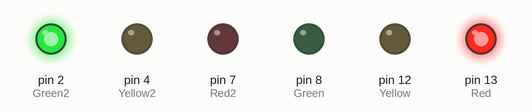
This sketch was run on a simulated Arduino Uno, built with avr-gcc and run on an emulated ATmega328P. Parts: output pins drawn as LEDs (lit = HIGH).

Above: at 3.0 s.
At 12.0 s:
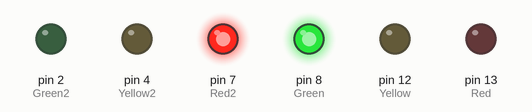
At 16.5 s:
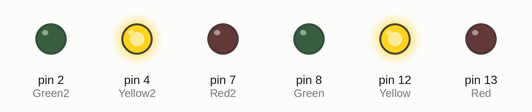
Timing chart, 0 to 23.4 s (numbered marks = the images above):
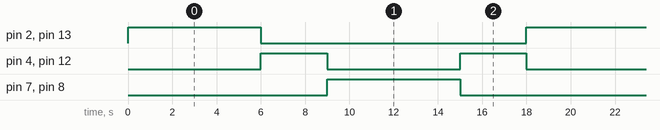

The sketch:

Trafficlights.ino
```cpp
// C++ code
//
int Red=13;
int Yellow=12;
int Green=8;

int Red2=7;
int Yellow2=4;
int Green2=2;
void setup()
{
  pinMode(Red, OUTPUT);
  pinMode(Yellow,OUTPUT);
  pinMode(Green,OUTPUT);
  pinMode(Red2,OUTPUT);
  pinMode(Yellow2,OUTPUT);
  pinMode(Green2,OUTPUT);

}

void loop()
{
  digitalWrite(Red, HIGH);
  digitalWrite(Yellow, LOW);
  digitalWrite(Green,LOW);
  digitalWrite(Red2,LOW);
  digitalWrite(Yellow2,LOW);
  digitalWrite(Green2,HIGH);

  delay(6000);

  digitalWrite(Red,LOW);
  digitalWrite(Yellow,HIGH);
  digitalWrite(Green,LOW);
  digitalWrite(Red2,LOW);
  digitalWrite(Yellow2,HIGH);
  digitalWrite(Green2,LOW);
  delay(3000);

  digitalWrite(Red,LOW);
  digitalWrite(Yellow,LOW);
  digitalWrite(Green,HIGH);
  digitalWrite(Red2,HIGH);
  digitalWrite(Yellow2,LOW);
  digitalWrite(Green2,LOW);
  delay(6000);

  digitalWrite(Red,LOW);
  digitalWrite(Yellow,HIGH);
  digitalWrite(Green,LOW);
  digitalWrite(Red2,LOW);
  digitalWrite(Yellow2,HIGH);
  digitalWrite(Green2,LOW);
  delay(3000);

}
```

Measured:
- by itself, pin 2 (Green2), pin 7 (Red2), pin 8 (Green), pin 13 (Red): alternates HIGH for 6.0 s and LOW for 12.0 s
- by itself, pin 4 (Yellow2), pin 12 (Yellow): alternates HIGH for 3.0 s and LOW for 6.0 s
- by itself, everything shown: repeats every 18.0 s, in 4 steps
